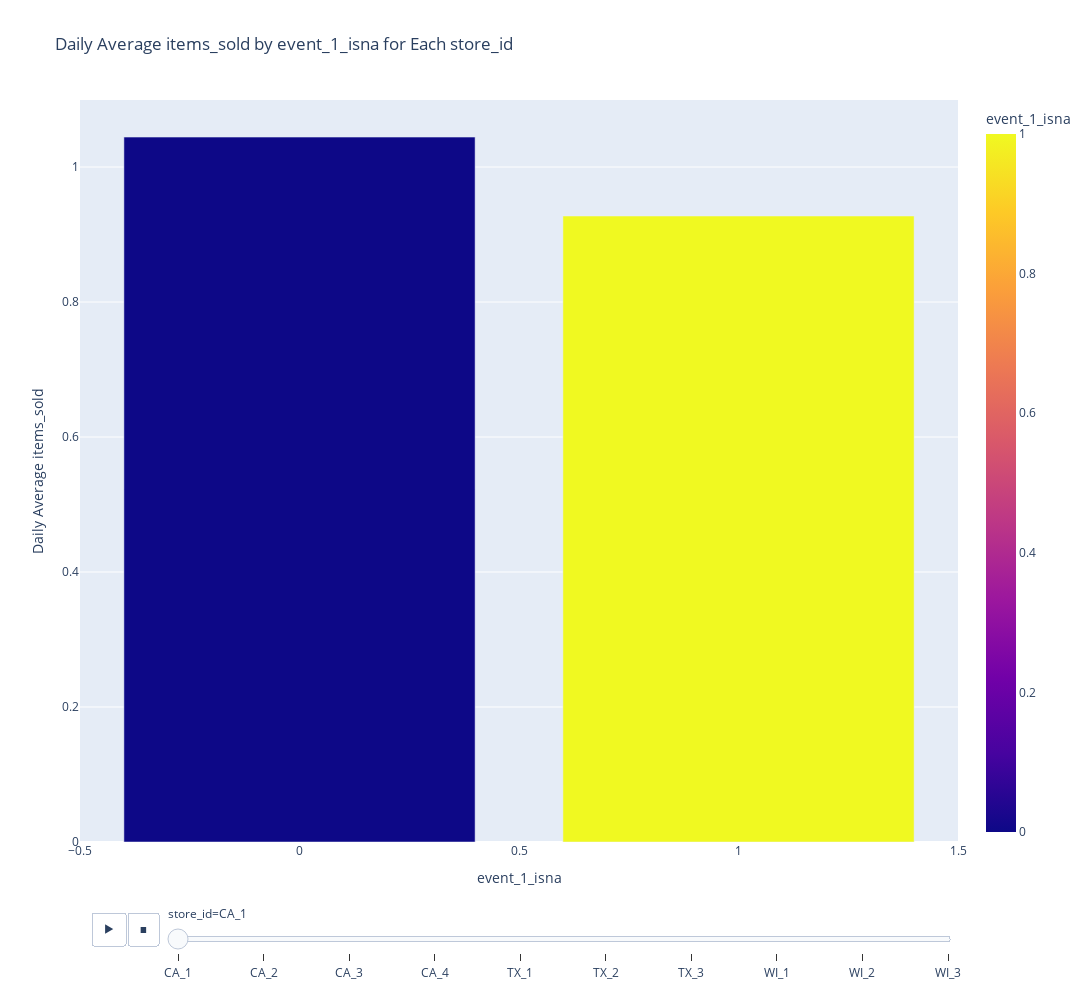

Notebook code for this chart:
### Code cell
event_visualization(hobbies_sales_by_date, 'event_1_isna')

### Figure 1 — Plotly figure (JSON) as saved in the notebook; plotly's stock layout.template omitted (floating-point values rounded to 4 significant figures)
{"data": [{"alignmentgroup": "True", "hovertemplate": "store_id=CA_1<br>event_1_isna=%{marker.color}<br>items_sold=%{y}<extra></extra>", "ids": [0, 1], "legendgroup": "", "marker": {"color": [0, 1], "coloraxis": "coloraxis", "pattern": {"shape": ""}}, "name": "", "offsetgroup": "", "orientation": "v", "showlegend": false, "textposition": "auto", "type": "bar", "x": [0, 1], "xaxis": "x", "y": [1.044, 0.9274], "yaxis": "y"}], "layout": {"barmode": "relative", "coloraxis": {"colorbar": {"title": {"text": "event_1_isna"}}, "colorscale": [[0, "#0d0887"], [0.1111, "#46039f"], [0.2222, "#7201a8"], [0.3333, "#9c179e"], [0.4444, "#bd3786"], [0.5556, "#d8576b"], [0.6667, "#ed7953"], [0.7778, "#fb9f3a"], [0.8889, "#fdca26"], [1, "#f0f921"]]}, "height": 1000, "hovermode": "x unified", "legend": {"tracegroupgap": 0}, "sliders": [{"active": 0, "currentvalue": {"prefix": "store_id="}, "len": 0.9, "pad": {"b": 10, "t": 60}, "steps": [{"args": [["CA_1"], {"frame": {"duration": 0, "redraw": true}, "fromcurrent": true, "mode": "immediate", "transition": {"duration": 0, "easing": "linear"}}], "label": "CA_1", "method": "animate"}, {"args": [["CA_2"], {"frame": {"duration": 0, "redraw": true}, "fromcurrent": true, "mode": "immediate", "transition": {"duration": 0, "easing": "linear"}}], "label": "CA_2", "method": "animate"}, {"args": [["CA_3"], {"frame": {"duration": 0, "redraw": true}, "fromcurrent": true, "mode": "immediate", "transition": {"duration": 0, "easing": "linear"}}], "label": "CA_3", "method": "animate"}, {"args": [["CA_4"], {"frame": {"duration": 0, "redraw": true}, "fromcurrent": true, "mode": "immediate", "transition": {"duration": 0, "easing": "linear"}}], "label": "CA_4", "method": "animate"}, {"args": [["TX_1"], {"frame": {"duration": 0, "redraw": true}, "fromcurrent": true, "mode": "immediate", "transition": {"duration": 0, "easing": "linear"}}], "label": "TX_1", "method": "animate"}, {"args": [["TX_2"], {"frame": {"duration": 0, "redraw": true}, "fromcurrent": true, "mode": "immediate", "transition": {"duration": 0, "easing": "linear"}}], "label": "TX_2", "method": "animate"}, {"args": [["TX_3"], {"frame": {"duration": 0, "redraw": true}, "fromcurrent": true, "mode": "immediate", "transition": {"duration": 0, "easing": "linear"}}], "label": "TX_3", "method": "animate"}, {"args": [["WI_1"], {"frame": {"duration": 0, "redraw": true}, "fromcurrent": true, "mode": "immediate", "transition": {"duration": 0, "easing": "linear"}}], "label": "WI_1", "method": "animate"}, {"args": [["WI_2"], {"frame": {"duration": 0, "redraw": true}, "fromcurrent": true, "mode": "immediate", "transition": {"duration": 0, "easing": "linear"}}], "label": "WI_2", "method": "animate"}, {"args": [["WI_3"], {"frame": {"duration": 0, "redraw": true}, "fromcurrent": true, "mode": "immediate", "transition": {"duration": 0, "easing": "linear"}}], "label": "WI_3", "method": "animate"}], "x": 0.1, "xanchor": "left", "y": 0, "yanchor": "top"}], "title": {"text": "Daily Average items_sold by event_1_isna for Each store_id"}, "updatemenus": [{"buttons": [{"args": [null, {"frame": {"duration": 500, "redraw": true}, "fromcurrent": true, "mode": "immediate", "transition": {"duration": 500, "easing": "linear"}}], "label": "&#9654;", "method": "animate"}, {"args": [[null], {"frame": {"duration": 0, "redraw": true}, "fromcurrent": true, "mode": "immediate", "transition": {"duration": 0, "easing": "linear"}}], "label": "&#9724;", "method": "animate"}], "direction": "left", "pad": {"r": 10, "t": 70}, "showactive": false, "type": "buttons", "x": 0.1, "xanchor": "right", "y": 0, "yanchor": "top"}], "width": 1200, "xaxis": {"anchor": "y", "domain": [0, 1], "title": {"text": "event_1_isna"}}, "yaxis": {"anchor": "x", "domain": [0, 1], "title": {"text": "Daily Average items_sold"}}}}
